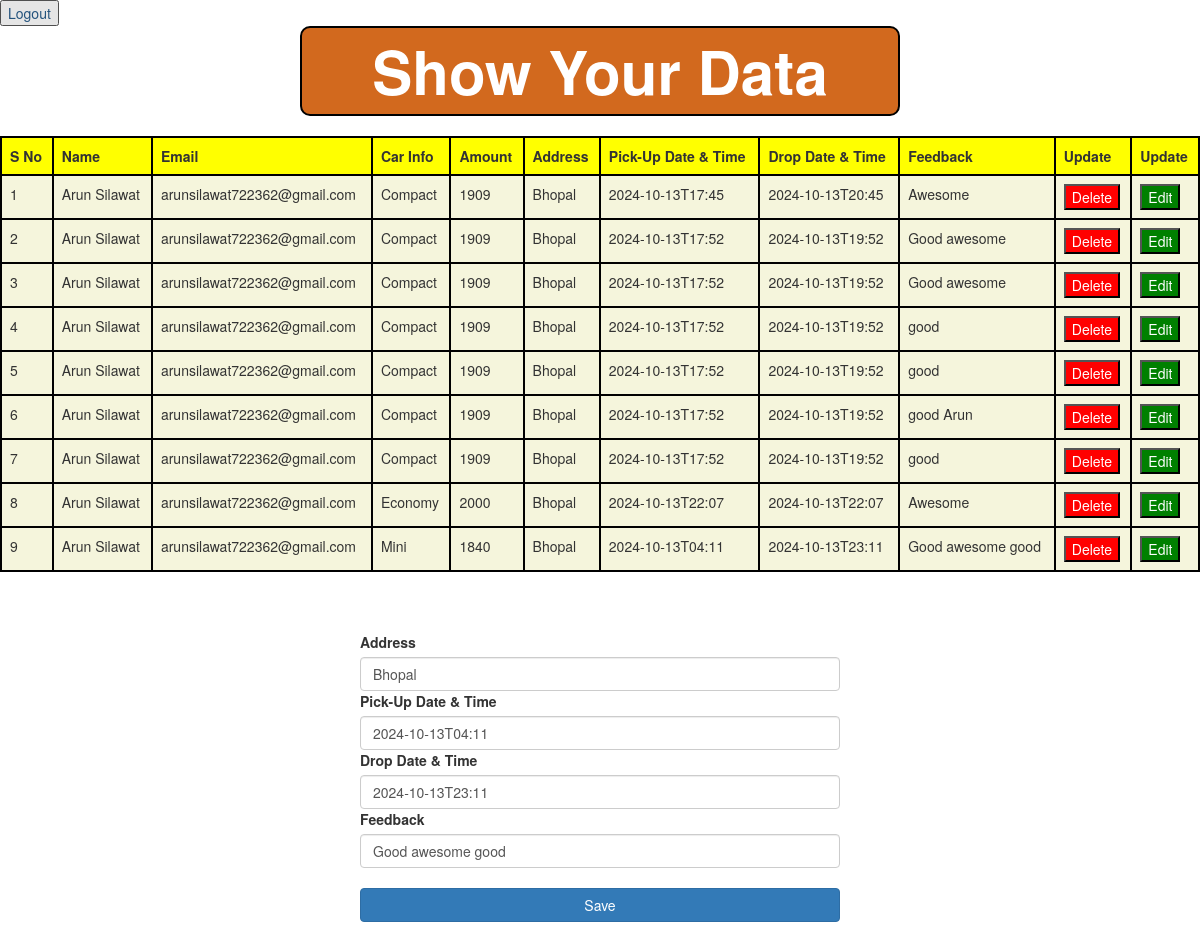
Screenshot of /edit/38 with the database file from the repository.
### app/models.py (models this page shows)
class Book_data(models.Model):
    fname=models.CharField(max_length=(50))
    lname=models.CharField(max_length=(50))
    email=models.EmailField()
    carnm=models.CharField(max_length=(50))
    amount=models.IntegerField()
    address=models.TextField()
    pick=models.CharField(max_length=(50))
    drop=models.CharField(max_length=(50))
    feedback=models.TextField()

### app/views.py (the view)
# urls.py: path('edit/<int:pk>', views.edit, name='edit'),
def edit(request,pk):
    data=Book_data.objects.get(id=pk)
    myid=data.id
    email=data.email
    address=data.address
    pick=data.pick
    drop=data.drop
    feedback=data.feedback
    print(email,address,pick,feedback)
    edit_data={
        'myid':myid,
        'add':address,
        'pick':pick,
        'drop':drop,
        'feed':feedback
    }
    alldata=Book_data.objects.filter(email=email)
    print(alldata)
    return render(request,'datadisplay.html',{'data':alldata,'key2':edit_data})

### app/templates/datadisplay.html (shortened to what this page needs)
<!DOCTYPE html>
<html lang="en">
<head>
    <link rel="stylesheet" href="https://maxcdn.bootstrapcdn.com/bootstrap/3.4.1/css/bootstrap.min.css">
</head>
<body>
    <a href="{% url 'home' %}"><button>Logout</button></a>
     <div style="font-size:5vw;" id="show">Show Your Data</div><br>
    <table class="table" style="border: 2px solid black;width: 100%;" >
        <thead style="background-color: yellow">
            <tr>
                <th style="border: 2px solid black;">S No</th>
                <th style="border: 2px solid black;">Name</th>
                <th style="border: 2px solid black;">Email</th>
                <th style="border: 2px solid black;">Car Info</th>
                <th style="border: 2px solid black;">Amount</th>
                <th style="border: 2px solid black;">Address</th>
                <th style="border: 2px solid black;">Pick-Up Date & Time</th>
                <th style="border: 2px solid black;">Drop Date & Time</th>
                <th style="border: 2px solid black;">Feedback</th>
                <th style="border: 2px solid black;">Update</th>
                <th style="border: 2px solid black;">Update</th>
            </tr>
        </thead>
        <tbody style="background-color: beige;">
            {% for i in data %}
            <tr>
                <td style="border: 2px solid black;">{{forloop.counter}}</td>
                <td style="border: 2px solid black;">{{i.fname}} {{i.lname}}</td>
                <td style="border: 2px solid black;">{{i.email}}</td>
                <td style="border: 2px solid black;">{{i.carnm}}</td>
                <td style="border: 2px solid black;">{{i.amount}}</td>
                <td style="border: 2px solid black;">{{i.address}}</td>
                <td style="border: 2px solid black;">{{i.pick}}</td>
                <td style="border: 2px solid black;">{{i.drop}}</td>
                <td style="border: 2px solid black;">{{i.feedback}}</td>
                <td style="border: 2px solid black;"><a href="{% url 'delete' pk=i.id em=i.email %}"><button id="btn" >Delete</button></a></td>
                <td style="border: 2px solid black;"><a href="{% url 'edit' pk=i.id %} "><button id="btn1">Edit</button></a></td>
            </tr>
            {% endfor %}
        </tbody>
    </table><br><br>
     {% if key2 %}
    <form id="frm" action="{% url 'save' pk=key2.myid %}" method="post">
        <div data-mdb-input-init class="form-outline mb-4">
          <label class="form-label" for="form1Example1">Address</label>
          <input type="text" id="form1Example1" class="form-control" name="add" value="{{key2.add}}"/>
        </div>
        <div data-mdb-input-init class="form-outline mb-4">
          <label class="form-label" for="form1Example2">Pick-Up Date & Time</label>
          <input type="text" id="form1Example2" class="form-control" name="pick" value="{{key2.pick}}" />
        </div>
        <div data-mdb-input-init class="form-outline mb-4">
            <label class="form-label" for="form1Example1">Drop Date & Time</label>
            <input type="text" id="form1Example1" class="form-control" name="drop" value="{{key2.drop}}" />
          </div>
          <div data-mdb-input-init class="form-outline mb-4">
            <label class="form-label" for="form1Example2">Feedback</label>
            <input type="text" id="form1Example2" class="form-control" name="feed" value="{{key2.feed}}"/>
          </div><br>
        <button data-mdb-ripple-init type="submit" class="btn btn-primary btn-block">Save</button>
      </form><br><br>
      {% endif %}
</body>
</html>

### app/templates/datadisplay.html (style rules this page uses)
#btn { background-color: red; color: white; }
#btn1 { background-color: green; color: white; }
#show { font-weight: bold; text-align: center; border: 2px solid black; background-color: chocolate; color: white; width: 50%; margin: auto; border-radius: 10px; }
#frm { width: 40%; margin: auto; }

### rows the page displays
Book_data: fname "Arun", lname "Silawat", email "arunsilawat722362@gmail.com", carnm "Compact", amount "1909", address "Bhopal", pick "2024-10-13T17:45", drop "2024-10-13T20:45", feedback "Awesome"
Book_data: fname "Arun", lname "Silawat", email "arunsilawat722362@gmail.com", carnm "Compact", amount "1909", address "Bhopal", pick "2024-10-13T17:52", drop "2024-10-13T19:52", feedback "Good awesome"
Book_data: fname "Arun", lname "Silawat", email "arunsilawat722362@gmail.com", carnm "Compact", amount "1909", address "Bhopal", pick "2024-10-13T17:52", drop "2024-10-13T19:52", feedback "Good awesome"
Book_data: fname "Arun", lname "Silawat", email "arunsilawat722362@gmail.com", carnm "Compact", amount "1909", address "Bhopal", pick "2024-10-13T17:52", drop "2024-10-13T19:52", feedback "good"
Book_data: fname "Arun", lname "Silawat", email "arunsilawat722362@gmail.com", carnm "Compact", amount "1909", address "Bhopal", pick "2024-10-13T17:52", drop "2024-10-13T19:52", feedback "good"
Book_data: fname "Arun", lname "Silawat", email "arunsilawat722362@gmail.com", carnm "Compact", amount "1909", address "Bhopal", pick "2024-10-13T17:52", drop "2024-10-13T19:52", feedback "good Arun"
Book_data: fname "Arun", lname "Silawat", email "arunsilawat722362@gmail.com", carnm "Compact", amount "1909", address "Bhopal", pick "2024-10-13T17:52", drop "2024-10-13T19:52", feedback "good"
Book_data: fname "Arun", lname "Silawat", email "arunsilawat722362@gmail.com", carnm "Economy", amount "2000", address "Bhopal", pick "2024-10-13T22:07", drop "2024-10-13T22:07", feedback "Awesome"
Book_data: fname "Arun", lname "Silawat", email "arunsilawat722362@gmail.com", carnm "Mini", amount "1840", address "Bhopal", pick "2024-10-13T04:11", drop "2024-10-13T23:11", feedback "Good awesome good", add "Bhopal", feed "Good awesome good"
